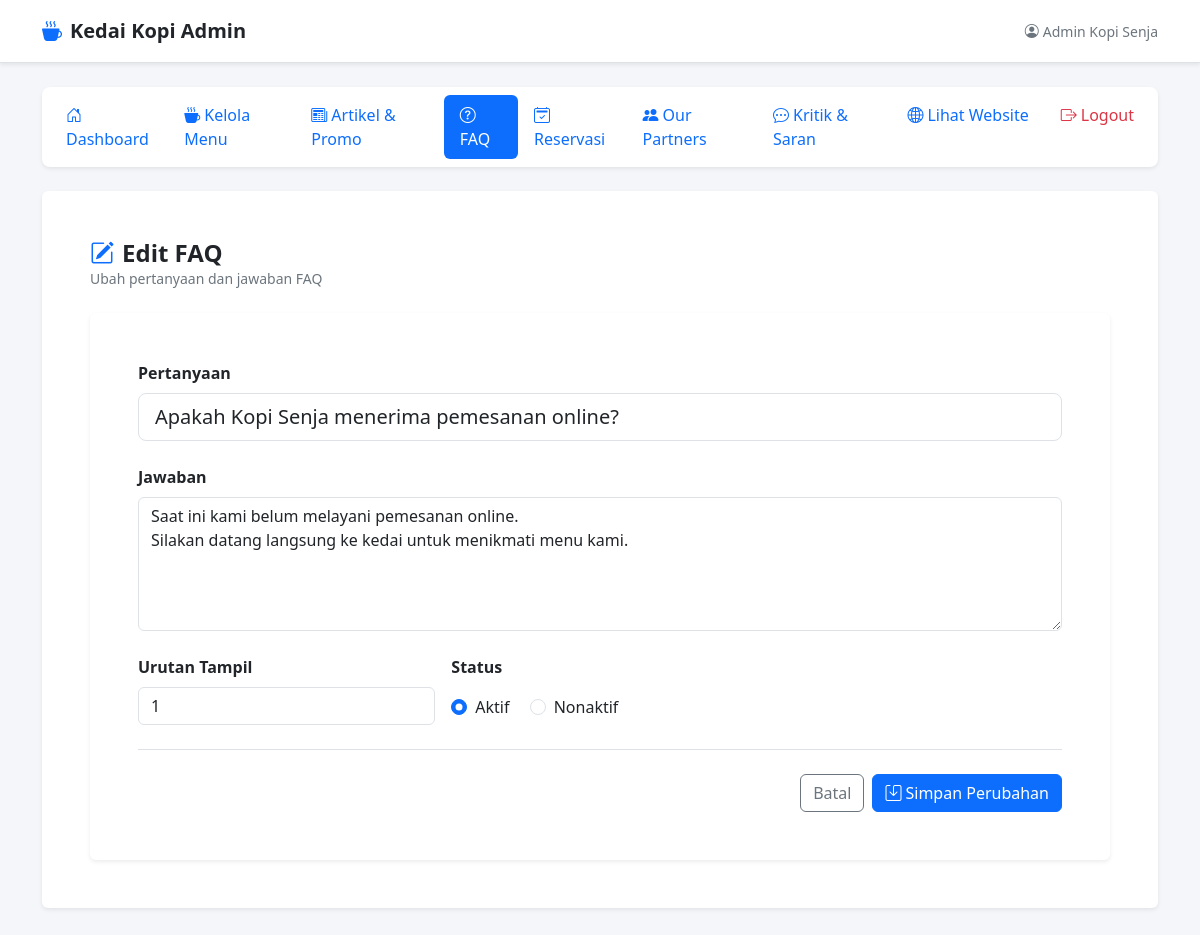
The app's page /dist/login/dashboard.php?page=faq_edit&id=1 (signed in) with its own data.
### tables this page shows
CREATE TABLE IF NOT EXISTS `faq` (
    `id` INT AUTO_INCREMENT PRIMARY KEY,
    `pertanyaan` VARCHAR(255) NOT NULL,
    `jawaban` TEXT NOT NULL,
    `urutan` INT NOT NULL DEFAULT 0,
    `status` ENUM('aktif','nonaktif') NOT NULL DEFAULT 'aktif',
    `created_at` DATETIME DEFAULT CURRENT_TIMESTAMP,
    `updated_at` DATETIME DEFAULT CURRENT_TIMESTAMP ON UPDATE CURRENT_TIMESTAMP
);

### dist/login/faq/edit.php (the view, shortened to what this page needs)
<?php
$id = isset($_GET['id']) ? (int) $_GET['id'] : 0;
$faq = null;
$stmt = $conn->prepare("SELECT * FROM `faq` WHERE `id` = ? LIMIT 1");
if ($stmt) {
    $stmt->bind_param('i', $id);
    $stmt->execute();
    $result = $stmt->get_result();
    $faq = $result ? $result->fetch_assoc() : null;
} else {
    $errorMessage = 'Gagal memproses data: ' . $conn->error;
}
?>
<div class="mb-4">
    <h2 class="h4 mb-0 fw-bold text-dark"><i class="bi bi-pencil-square me-2 text-primary"></i>Edit FAQ</h2>
    <p class="text-secondary small mb-0">Ubah pertanyaan dan jawaban FAQ</p>
</div>
<?php if ($faq): ?>
    <div class="card border-0 shadow-sm bg-white">
        <div class="card-body p-4 p-md-5">
            <form action="dashboard.php?page=faq_edit&id=<?= $id ?>" method="post">
                <div class="mb-4">
                    <label for="pertanyaan" class="form-label fw-bold">Pertanyaan</label>
                    <input
                        type="text"
                        class="form-control form-control-lg"
                        id="pertanyaan"
                        name="pertanyaan"
                        value="<?= isset($_POST['pertanyaan']) ? htmlspecialchars((string)$_POST['pertanyaan']) : htmlspecialchars($faq['pertanyaan']) ?>"
                        required
                    />
                </div>
                <div class="mb-4">
                    <label for="jawaban" class="form-label fw-bold">Jawaban</label>
                    <textarea
                        class="form-control"
                        id="jawaban"
                        name="jawaban"
                        rows="5"
                        required
                    ><?= isset($_POST['jawaban']) ? htmlspecialchars((string)$_POST['jawaban']) : htmlspecialchars($faq['jawaban']) ?></textarea>
                </div>
                <div class="row g-3">
                    <div class="col-md-4">
                        <label for="urutan" class="form-label fw-bold">Urutan Tampil</label>
                        <input
                            type="number"
                            min="0"
                            class="form-control"
                            id="urutan"
                            name="urutan"
                            value="<?= isset($_POST['urutan']) ? htmlspecialchars((string)$_POST['urutan']) : htmlspecialchars((string)$faq['urutan']) ?>"
                        />
                    </div>
                    <div class="col-md-8">
                        <label class="form-label fw-bold d-block">Status</label>
                        <?php $currentStatus = $_POST['status'] ?? $faq['status']; ?>
                        <div class="form-check form-check-inline mt-2">
                            <input class="form-check-input" type="radio" name="status" id="statusAktif" value="aktif" <?= $currentStatus === 'aktif' ? 'checked' : '' ?>>
                            <label class="form-check-label" for="statusAktif">Aktif</label>
                        </div>
                        <div class="form-check form-check-inline">
                            <input class="form-check-input" type="radio" name="status" id="statusNonaktif" value="nonaktif" <?= $currentStatus === 'nonaktif' ? 'checked' : '' ?>>
                            <label class="form-check-label" for="statusNonaktif">Nonaktif</label>
                        </div>
                    </div>
                </div>
                <div class="d-flex gap-2 justify-content-end pt-4 border-top mt-4">
                    <a href="dashboard.php?page=faq" class="btn btn-outline-secondary">Batal</a>
                    <button type="submit" class="btn btn-primary">
                        <i class="bi bi-save me-1"></i>Simpan Perubahan
                    </button>
                </div>
            </form>
        </div>
    </div>
<?php endif; ?>

### dist/login/dashboard.php (style rules this page uses)
body { background-color: #f4f6f9; }

### records on screen
faq: pertanyaan "Apakah Kopi Senja menerima pemesanan online?", jawaban "Saat ini kami belum melayani pemesanan online. Silakan datang langsung ke kedai untuk menikmati menu kami.", urutan "1", status "☑ Aktif", status "☐ Nonaktif"

### other values on screen
$userName "Admin Kopi Senja"
